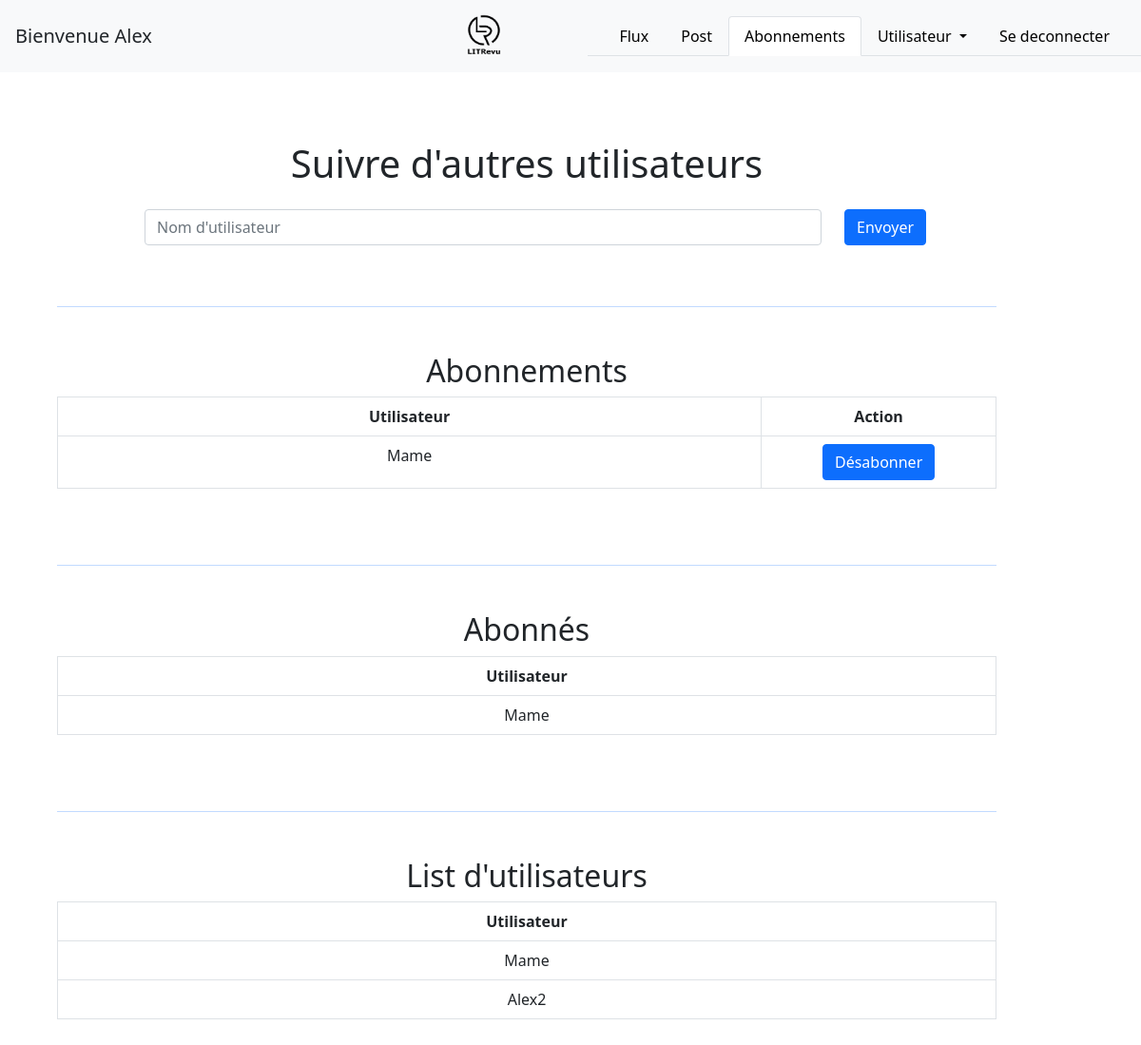
/home/followers (signed in), run on an earlier commit of the app's database.
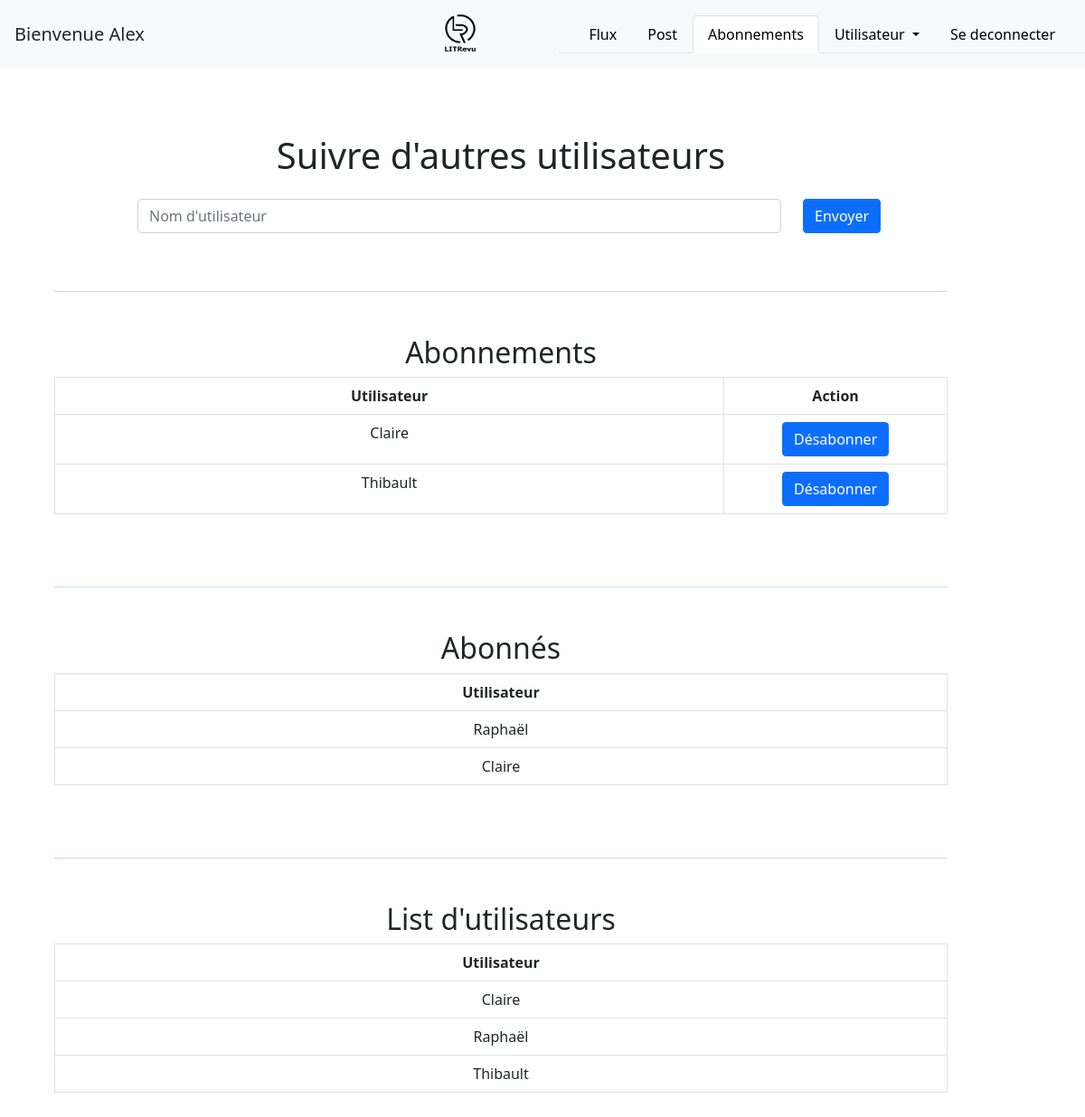
And on a later commit of the database.
### blog/models.py (models this page shows)
class UserFollows(models.Model):
    user = models.ForeignKey(settings.AUTH_USER_MODEL, on_delete=models.CASCADE, related_name="following")
    followed_user = models.ForeignKey(settings.AUTH_USER_MODEL, on_delete=models.CASCADE, related_name="followed_by")
    class Meta:
        unique_together = ('user', 'followed_user')

### authentication/models.py (models this page shows)
class User(AbstractUser):
    followers = models.ManyToManyField(settings.AUTH_USER_MODEL, through='blog.UserFollows')
    class Meta:
        ordering = ['first_name']

### blog/views.py (the view, shortened to what this page needs)
# urls.py: path('home/followers', blog.views.follow_users, name='followers'),
@login_required
def follow_users(request):
    users = auth_models.User.objects.exclude(username=request.user)
    form_add = forms.FollowUsersForm(instance=request.user, initial={'followers': ''})
    form_delete = forms.DeleteFollower()
    following = request.user.following.all()
    followed_by = request.user.followed_by.all()
    context = {
        'form_add': form_add,
        'form_delete': form_delete,
        'users': users,
        'following': following,
        'followed_by': followed_by,
        'user': request.user
    }
    return render(request, 'blog/followers.html', context=context)

### blog/forms.py (shortened to what this page needs)
class FollowUsersForm(forms.ModelForm):
    followers = forms.CharField(widget=forms.TextInput(attrs={
        "class": "form-control",
        "placeholder": "Nom d'utilisateur"})
        )
    add_follower = forms.BooleanField(widget=forms.HiddenInput, initial=True)
    class Meta:
        model = get_user_model()
        fields = ["followers"]

class DeleteFollower(forms.Form):
    delete_follower = forms.BooleanField(widget=forms.HiddenInput, initial=True)

### blog/templates/blog/followers.html (shortened to what the changed rows need)
{% extends 'base.html' %}
{% block content %}
<main>
    <section class="m-5">
        <div class="container">
            <div class="row">
                <div class="col-11">
                    <h1 class="text-center my-4">Suivre d'autres utilisateurs</h1>
                </div>
            </div>
        </div>
        <form method="post">
            <div>
                <div class="container">
                    <div class="row">
                        <div class="col-8 offset-1">
                            {% for field in form_add %}
                                <div>
                                    {{ field }}
                                </div>
                            {% endfor %}
                        </div>
                    </div>
                </div>
            </div>
        </form>
    </section>
    <section class="m-5">
        {% if following %}
            <div class="container">
                <div class="row">
                    <div class="col-11">
                        <h2 class="text-center mt-5">Abonnements</h2>
                    </div>
                </div>
            </div>
            <div class="container">
                <div class="row">
                    <div class="col-11">
                        <table class="table table-bordered">
                            <thead>
                            <tr>
                                <th scope="col" class="w-75 text-center">Utilisateur</th>
                                <th scope="col" class="text-center">Action</th>
                            </tr>
                            </thead>
                            <tbody>
                                {% for follow in following %}
                                    <tr>
                                        <td class="text-center">{{ follow.followed_user }}</td>
                                        <td class="text-center">
                                            <form method="post">
                                                <button type="submit" class="btn btn-primary">Désabonner</button>
                                            </form>
                                        </td>
                                    </tr>
                                {% endfor %}
                            </tbody>
                        </table>
                    </div>
                </div>
            </div>
        {% endif %}
    </section>
    <section class="m-5">
        {% if followed_by %}
            <div class="container">
                <div class="row">
                    <div class="col-11">
                        <h2 class="text-center mt-5">Abonnés</h2>
                    </div>
                </div>
            </div>
            <div class="container">
                <div class="row">
                    <div class="col-11">
                        <table class="table table-bordered">
                            <thead>
                            <tr>
                                <th scope="col" class="text-center">Utilisateur</th>
                            </tr>
                            </thead>
                            <tbody>
                                {% for follower in followed_by %}
                                    <tr>
                                        <td class="text-center">{{ follower.user }}</td>
                                    </tr>
                                {% endfor %}
                            </tbody>
                        </table>
                    </div>
                </div>
            </div>
        {% endif %}
    </section>
    <section class="m-5">
        {% if users %}
            <div class="container">
                <div class="row">
                    <div class="col-11">
                        <h2 class="text-center mt-5">List d'utilisateurs</h2>
                    </div>
                </div>
            </div>
            <div class="container">
                <div class="row">
                    <div class="col-11">
                        <table class="table table-bordered">
                            <thead>
                            <tr>
                                <th scope="col" class="text-center">Utilisateur</th>
                            </tr>
                            </thead>
                            <tbody>
                                {% for user in users %}
                                    <tr>
                                        <td class="text-center">{{ user }}</td>
                                    </tr>
                                {% endfor %}
                            </tbody>
                        </table>
                    </div>
                </div>
            </div>
        {% endif %}
    </section>
</main>
{% endblock content %}

What changed in the data, as far as the page shows it:
removed UserFollows: followed_user "Mame", shown under "Abonnements"
removed UserFollows: user "Mame", shown under "Abonnés"
removed User: username "Mame"
removed User: username "Alex2"
added UserFollows: followed_user "Claire", shown under "Abonnements"
added UserFollows: followed_user "Thibault", shown under "Abonnements"
added UserFollows: user "Raphaël", shown under "Abonnés"
added UserFollows: user "Claire", shown under "Abonnés"
added User: username "Claire"
added User: username "Raphaël"
added User: username "Thibault"
